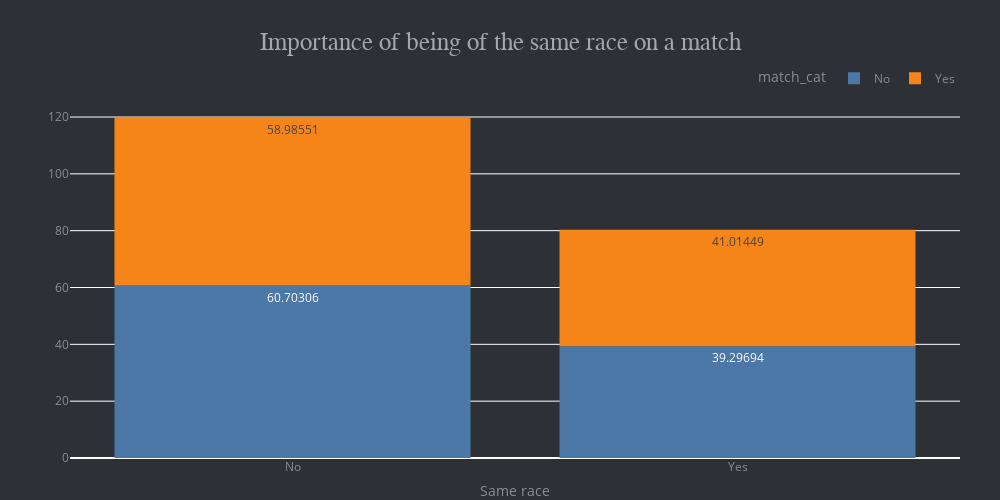

Notebook code cell kept with this figure:
### Code cell
same_race=(df.groupby(['samerace','match_cat'])['samerace'].count()/len(df)*100).reset_index(name='Count')

fig = px.histogram(df, x='samerace',color='match_cat', nbins=20,text_auto=True,histnorm='percent',
                         title='Importance of being of the same race on a match', height=300,
                         color_discrete_sequence=px.colors.qualitative.T10
                         )

#fig.update_yaxes(showgrid=True, gridcolor="#008B8B")
fig.update_layout(margin=dict(t=100, b=0, l=70, r=40),
                        xaxis_title='Same race', yaxis_title=" ",title_x=0.5,
                        height = 500, width = 1000,
                        plot_bgcolor='#2d3035', paper_bgcolor='#2d3035',
                        title_font=dict(size=25, color='#a5a7ab', family="Muli, sans-serif"),
                        font=dict(color='#8a8d93'),
                        legend=dict(orientation="h", yanchor="bottom", y=1.02, xanchor="right", x=1)

   )
fig.show()

### Figure 1 — Plotly figure (JSON) as saved in the notebook; plotly's stock layout.template omitted (floating-point values rounded to 4 significant figures; data arrays with more than 128 entries replaced by an {"elided": "..."} marker saying what was removed)
{"data": [{"alignmentgroup": "True", "bingroup": "x", "histnorm": "percent", "hovertemplate": "match_cat=No<br>samerace=%{x}<br>percent=%{y}<extra></extra>", "legendgroup": "No", "marker": {"color": "#4C78A8", "pattern": {"shape": ""}}, "name": "No", "nbinsx": 20, "offsetgroup": "No", "orientation": "v", "showlegend": true, "texttemplate": "%{value}", "type": "histogram", "x": {"elided": "6998 str values"}, "xaxis": "x", "yaxis": "y"}, {"alignmentgroup": "True", "bingroup": "x", "histnorm": "percent", "hovertemplate": "match_cat=Yes<br>samerace=%{x}<br>percent=%{y}<extra></extra>", "legendgroup": "Yes", "marker": {"color": "#F58518", "pattern": {"shape": ""}}, "name": "Yes", "nbinsx": 20, "offsetgroup": "Yes", "orientation": "v", "showlegend": true, "texttemplate": "%{value}", "type": "histogram", "x": {"elided": "1380 str values"}, "xaxis": "x", "yaxis": "y"}], "layout": {"barmode": "relative", "font": {"color": "#8a8d93"}, "height": 500, "legend": {"orientation": "h", "title": {"text": "match_cat"}, "tracegroupgap": 0, "x": 1, "xanchor": "right", "y": 1.02, "yanchor": "bottom"}, "margin": {"b": 0, "l": 70, "r": 40, "t": 100}, "paper_bgcolor": "#2d3035", "plot_bgcolor": "#2d3035", "title": {"font": {"color": "#a5a7ab", "family": "Muli, sans-serif", "size": 25}, "text": "Importance of being of the same race on a match", "x": 0.5}, "width": 1000, "xaxis": {"anchor": "y", "domain": [0, 1], "title": {"text": "Same race"}}, "yaxis": {"anchor": "x", "domain": [0, 1], "title": {"text": " "}}}}
